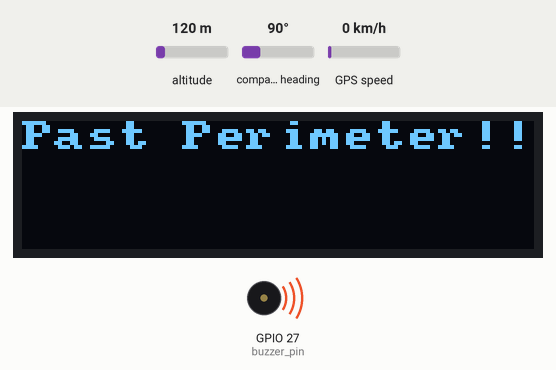
Simulated run of this sketch. Board: ESP32. On the bench: 128×32 one-colour display, buzzer (waves = sounding). The inputs (shaded band) are chosen by the test bench; at power-on: compass heading 90°, altitude 120 m, GPS speed 0 km/h. The GPS gets a fix after 3 s at 37.7749, -122.4194 with 8 satellites; what the sketch prints to the serial monitor is not drawn.

Above: at 4.1 s.
4.2 s: compass heading set to 7°
At 5.3 s:
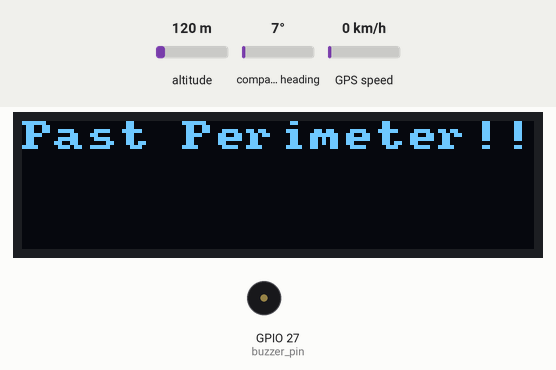
At 6.1 s:
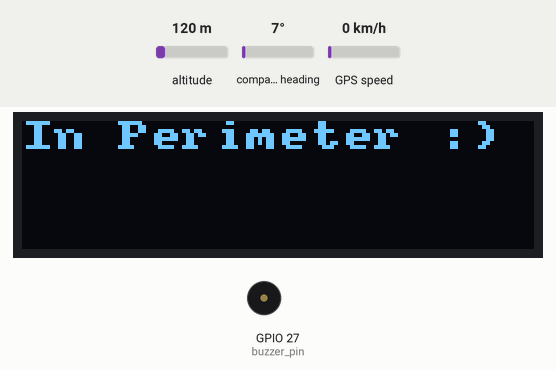
Timing chart, 0 to 7.6 s (numbered marks = the images above; inputs shaded):
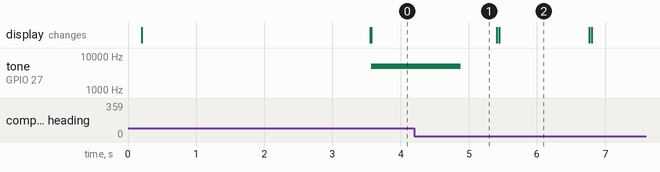

The sketch:

Pet_GPS_Project.ino
```cpp
#include <TinyGPS++.h>                      // Library to read outputs from NE06m module

#include <SoftwareSerial.h>                // Library to relay outputs to serial

static const int RXPin = 15, TXPin = 14;   // Pins tied to transmission(Tx) and Recieving(Rx) modules
static const uint32_t GPSBaud = 9600;      // Baud rate for GPS signal
float gps_value_lat = 0.0;                 // Varibale to store latitude value of gps
float gps_value_lng = 0.0;                 // Varibale to store longitude value of gps
float gps_origin_lat = 0.0;                // Varibale to store latitude value of gps for origin point upon initial boot
float gps_origin_lng = 0.0;                // Varibale to store longitude value of gps for origin point upon initial boot
int sample_size = 50;                      // Sample size used to average gps values for consistent average values
float gps_perimeter_lat;
float gps_perimeter_lng;
const int buzzer_pin = 27 ;                // Pin set to Buzzer
int origin_write = 0;                      // Variable to have the origin be set initially when booting up the gps module

float perimeter_feet_x = 51.0;             // Variable used to determine the size of perimeter in feet
float perimeter_feet_y = 51.0;             // Variable used to determine the size of perimeter in feet
float perimeter_lat = 0.0;                 // Variable that stores converted range from feet to latitude units
float perimeter_lng = 0.0;                 // Variable that stores converted range from feet to longitude units

float lat_average_sum = 0;                 // Variable that stores summed latitude values before averaged
float lng_average_sum = 0;                 // Variable that stores summed longitude values before averaged
float lat_average = 0;                     // Variable that stores latitude average value
float lng_average = 0;                     // Variable that stores longitude average value

const int pwmFrequency = 5000;             // Set the PWM frequency to 5KHz
const int pwmChannel = 0;                  // Use PWM channel 0
const int pwmBitResolution = 8;            // Set a PWM resolution of 8 bits


// The TinyGPS++ object
TinyGPSPlus gps;

// The serial connection to the GPS device
SoftwareSerial ss(RXPin, TXPin);

void setup() {
  Serial.begin(9600);                     // Begin Serial with 9600 baud rate
  ss.begin(GPSBaud);                      // Begin communication with GPS and Serial
  delay(200);

  // configure PWM on a specific pwmChannel
  ledcSetup (pwmChannel, pwmFrequency, pwmBitResolution);

  // attach the pwmChannel to the output GPIO to be controlled
  ledcAttachPin(buzzer_pin, pwmChannel);

  perimeter_coversion();                 // Call function to convert perimeter values from feet to latitude and longitude units
  setupDisplay();                        // Setup OLED display

}

void loop() {
  // This sketch displays information every time a new sentence is correctly encoded.
  while (ss.available() > 0) {           // read values while serial is available
    gps.encode(ss.read());               // encode gps values that are read
    if (gps.location.isUpdated()) {      // New values for an updated location
      // Latitude in degrees (double)
      Serial.print("Latitude= ");
      Serial.print(gps.location.lat(), 6); // Print Latitude with 6 sig figs for usage with feet unit
      // Longitude in degrees (double)
      Serial.print(" Longitude= ");
      Serial.println(gps.location.lng(), 6); // Print Longitude with 6 sig figs for usage with feet unit
      Origin_set();                          // Call function that sets origin point of perimeter

///////////////////////////////////////////////////////////////////////////////////
      if( abs(abs(lat_average) - abs(gps_origin_lat))  > (.6*perimeter_lat) && abs(abs(lat_average) - abs(gps_origin_lat))  < perimeter_lat ){    // Condition to trigger approaching perimeter warning and buzzer for latitude
        //Serial.println(" 1:");                                                             // Print situation 1 for debugging
        //Serial.println(abs(abs(gps.location.lat()) - abs(gps_origin_lat)),6);              // Print condiiton value for debugging
        ledcWrite(pwmChannel, 125);                                                          // Set buzzer to half strength using pwm channel
        writeDisplay("Near perimeter!", 0, true);                                            // Send message to OLED for message simulation
        delay(500);

      }
      else if(abs(abs(lat_average) - abs(gps_origin_lat))  > perimeter_lat){                 // Condition to trigger passing perimeter and thus increasing strength on buzzer
        //Serial.println(" 2:");                                                             // Print Situation 2 for debugging
        //Serial.println(abs(abs(gps.location.lat()) - abs(gps_origin_lat)),6);              // Print conditional statement for debugging
        writeDisplay("Past Perimeter!!", 0, true);                                           // Print message to OLED for message simulation of pet passing perimeter
        ledcWrite(pwmChannel, 250);                                                          // Set buzzer to full strength using pwm channel for pet deterence to pass perimeter
        delay(500);
      }

      else {                                                                                 // Condition for being within the perimeter
        ledcWrite(pwmChannel, 0);                                                            // Set buzzer off on pwm channel while in perimeter
        delay(500);
        //Serial.println("here1");                                                           // Print statement for reference of being within perimeter for debugging purposes
        writeDisplay("In Perimeter :)", 0, true);                                            // Print message to OLED to verify that wearable is within perimeter parameters


      }


      if( abs(abs(lng_average) - abs(gps_origin_lng))  > (.6*perimeter_lng) && abs(abs(lng_average) - abs(gps_origin_lng))  < perimeter_lng ){  // Condition to trigger approaching perimeter warning and buzzer for longitude
        //Serial.println(" 3:");                                                             // Print situation 3 for debugging
        //Serial.println(abs(abs(gps.location.lng()) - abs(gps_origin_lng)),6);              // Print condition to verify values for debugging

        writeDisplay("Near perimeter!", 0, true);                                            // Print message to OLED to verify the wearable is approaching perimeter for longitude
        ledcWrite(pwmChannel, 125);                                                          // Set buzzer to half strength using pwm channel
        delay(500);

      }

      else if(abs(abs(lng_average) - abs(gps_origin_lng))  >= perimeter_lng){                // Condition to trigger passing perimeter and thus increasing strength on buzzer to max
        //Serial.println(" 4:");                                                             // Print situation 4 for debugging
        //Serial.println(abs(abs(lng_average) - abs(gps_origin_lng)),6);                     // Print condition to check values for debugging
        writeDisplay("Past Perimeter!!", 0, true);                                           // Print message to OLED to show that wearable location has passed perimeter value
        ledcWrite(pwmChannel, 250);                                                          // Set buzzer to full strength using pwm channel
        delay(500);
      }

      else {                                                                                 // Condition for being within parameters
        //Serial.println("here2");                                                           // Print statement for reference of being within perimeter for debugging purposes
        ledcWrite(pwmChannel, 0);                                                            // Turn off buzzer while within perimeter using pwm channel
        writeDisplay("In Perimeter :)", 0, true);                                            // Print message to OLED to verify that wearable is within perimeter parameters
        delay(500);

      }

    }
  }
}
```

Display.ino
```cpp
// ----------------------------------------------------------------------------------------------------
// =========== OLED Display ============
// ----------------------------------------------------------------------------------------------------

/*
 * OLED Display Include and Settings
 */
#include "U8x8lib.h"                                      // include the fast graphics library
#include <Wire.h>                                         // include the Wire protocol (to communicate over I2C)

U8X8_SSD1306_128X32_UNIVISION_HW_I2C oled(U8X8_PIN_NONE); // instantiate the display object "oled"
const int MAX_REFRESH = 1000;                             // limit the screen clearing to at most once per second
unsigned long lastClear = 0;                              // the last time we updated the screen

/*
 * Initialize the OLED with a fixed base font for fast refresh.
 */
void setupDisplay() {
  oled.begin();
  oled.setPowerSave(0);
  oled.setFont(u8x8_font_amstrad_cpc_extended_r);
  oled.setCursor(0, 0);
}

/*
 * A function to write a message on the OLED display.
 * The "row" argument specifies which row to print on. Valid values are [0, 1, 2, 3].
 * The "erase" argument specifies if the display should be cleared first or not.
 */
void writeDisplay(const char *message, int row, bool erase) {
  unsigned long now = millis();
  if(erase && (millis() - lastClear >= MAX_REFRESH)) {
    oled.clearDisplay();
    lastClear = now;
  }
  oled.setCursor(0, row);
  oled.print(message);
}

/*
 * A function to write a CSV (comma-separated) message on multiple lines on the OLED.
 * The commaCount argument specifies how many commas are in the String.
 * NOTE: The OLED can only display 4 lines of text (a maximum of 3 commas).
 */
void writeDisplayCSV(String message, int commaCount) {
  int startIndex = 0;
  for(int i=0; i<=commaCount; i++) {
    int index = message.indexOf(',', startIndex);
    String subMessage = message.substring(startIndex, index);
    startIndex = index + 1;
    writeDisplay(subMessage.c_str(), i, false);
  }
}
```

Origin.ino
```cpp
void Origin_set(){                            // Function to set Origin coordinates as well as update current location
  for(int i = 0; i< sample_size; i++){        // For loop designed to get average value of 50 gps location readings for more accurate location readings
    if(origin_write == 0){                    // Initial origin write value to set origin coordinates once
    gps_value_lat += gps.location.lat();      // Adding latitude values to vairable during each iteration
    //Serial.println(gps.location.lat());     // Print latitudes value for debugging
    gps_value_lng += gps.location.lng();      // Adding longitude values to vairable during each iteration
    //Serial.println(gps.location.lng());     // Print longitudes value for debugging
    }

    else{                                     // Caculate current gps location after initial origin coordinate was set

      lat_average_sum += gps.location.lat();  // Adding latitude values to vairable during each iteration
      lng_average_sum += gps.location.lng();  // Adding longitude values to vairable during each iteration

      }
    }

  origin_write = 1;                           // Sets origin write to a nonzero value so that the origin coordinates are not overwritten whenever function is called
  gps_origin_lat = gps_value_lat/sample_size; // Sets average latitude value to variable for origin coordinates
  gps_origin_lng = gps_value_lng/sample_size; // Sets average longitude value to variable for origin coordinates
  lat_average = lat_average_sum / sample_size;// Sets average latitude value to variable for condition statements
  Serial.println(" Lat Average");             // Print latitidue average value with 6 significant figures for perimeter in feet
  Serial.println(lat_average,6);
  lng_average = lng_average_sum / sample_size;// Sets average longitude value to variable for condition statements
  Serial.println(" Lng Average");             // Print longitude average value with 6 significant figures for perimeter in feet
  Serial.println(lng_average,6);
  lat_average_sum = 0;                        // Reset latitude sum value to 0 for next location iterations
  lng_average_sum = 0;                        // Reset longitude sum value to 0 for next location iterations

  // This statement prints the Origin value for reference in the Serial Monitor for debugging and referencing
  Serial.println("//////////////////////////////////////////////////////////////");
  Serial.println("////////////////////////// Origin ////////////////////////////");
  Serial.println("//////////////////////////////////////////////////////////////");
  Serial.println("gps_origin_lat");
  Serial.println(gps_origin_lat,6);
  Serial.println("gps_origin_lng");
  Serial.println(gps_origin_lng,6);

  }


void perimeter_coversion(){                          // Function used to convert perimeter in feet to latitude and longitude units

  perimeter_lat = (perimeter_feet_x/364000.0)*3.0;   // Conversion formula for feet to latitude
  //Serial.println(perimeter_lat,6);                 // Printing converted value for verification with inteded results
  perimeter_lng = (perimeter_feet_y/288200.0)*3.0;   // Conversion formula for feet to longitude
  //Serial.println(perimeter_lng,6);                 // Printing converted value for verification with inteded results


}
```
